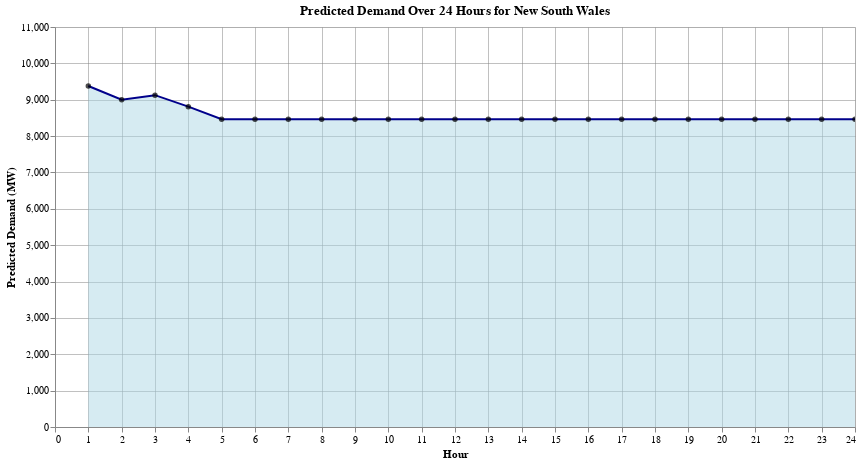

This figure's notebook cell:
### Markdown cell above
### I. Predictions for New South Wales

### Code cell
# Weather-related features for prediction

# in mm (IQR: 0.2mm-0mm)
Precipitation = 0.5

# as a percentage % (IQR: 79%-52%)
RelativeHumidity = 65

# in degrees C (IQR: 23°C-15°C)
AirTemperature = 17

# in degrees C (IQR: 17°C-10°C)
WetBulbTemperature = 14

# in degrees C (IQR: 15°C-6°C)
DewTemperature = 10

# in hPa (hectopascals) (IQR: 1021 hPa-1012 hPa)
SeaPressure = 1010

# in hPa (hectopascals) (IQR: 1018 hPa-1008 hPa)
StationPressure = 950

# Seasoanl and Temporal related features for prediction
Month = 7
Day = 14
Hour = 19
DayOfYear = 197

# Season encoded in to 4 categories 
# Summer from December to February, Autumn from March to May, Winter from June to August, and Spring from September to November 
Season_Autumn = 0
Season_Spring = 0
Season_Summer = 0
Season_Winter = 1

# Time of the day encoded in to 4 categories. 
# The times of the day are categorized as Morning (05–12), Afternoon (12–17), Evening (17–21), and Night (21–05) in 24-hour time
TimeOfDay_Afternoon = 0
TimeOfDay_Evening = 1
TimeOfDay_Morning = 0
TimeOfDay_Night = 0

# If the corresponding day is a weekend:IsWeekend_False= 0, IsWeekend_True = 1
# If the corresponding day is a weekday:IsWeekend_False= 1, IsWeekend_True = 0
IsWeekend_False = 0
IsWeekend_True = 1

nsw_predicted_demand_df = predict_demand_for_region(Precipitation, RelativeHumidity, AirTemperature, WetBulbTemperature, DewTemperature,
                                                    SeaPressure, StationPressure, Month, Day, DayOfYear, Hour,
                                                    Season_Autumn, Season_Spring, Season_Summer, Season_Winter,
                                                    TimeOfDay_Afternoon, TimeOfDay_Evening, TimeOfDay_Morning, TimeOfDay_Night,
                                                    IsWeekend_False, IsWeekend_True, nsw_model)

nsw_interactive_plot = create_interactive_demand_plot(nsw_predicted_demand_df, 'New South Wales')
nsw_interactive_plot.save('nsw_interactive_plot.html',embed_options={'render':'svg','actions':False})
nsw_interactive_plot

### Figure 1 — Vega-Lite specification as saved in the notebook (floating-point values rounded to 4 significant figures)
{"config": {"view": {"continuousWidth": 300, "continuousHeight": 300}}, "layer": [{"mark": {"type": "area", "color": "lightblue", "line": {"color": "darkblue"}, "opacity": 0.5}, "encoding": {"tooltip": [{"field": "Hour", "type": "quantitative"}, {"field": "Predicted Demand", "format": ".3f", "title": "Predicted Demand (MW)", "type": "quantitative"}, {"field": "Cumulative Demand", "format": ".3f", "title": "Predicted Total Demand (MW)", "type": "quantitative"}, {"field": "Average Hourly Demand", "format": ".3f", "title": "Predicted Average Demand per Hour (MW)", "type": "quantitative"}], "x": {"axis": {"grid": true, "gridColor": "gray", "gridWidth": 0.5, "title": "Hour"}, "field": "Hour", "scale": {"domain": [0, 24]}, "type": "quantitative"}, "y": {"axis": {"grid": true, "gridColor": "gray", "gridWidth": 0.5, "title": "Predicted Demand (MW)"}, "field": "Predicted Demand", "scale": {"domain": [0, 11000]}, "type": "quantitative"}}, "name": "view_2", "title": "Predicted Demand Over 24 Hours for New South Wales"}, {"mark": {"type": "circle", "color": "black"}, "encoding": {"tooltip": [{"field": "Hour", "type": "quantitative"}, {"field": "Predicted Demand", "format": ".3f", "title": "Predicted Demand (MW)", "type": "quantitative"}, {"field": "Cumulative Demand", "format": ".3f", "title": "Total Predicted Demand (MW)", "type": "quantitative"}, {"field": "Average Hourly Demand", "format": ".3f", "title": "Average Hourly Demand (MW)", "type": "quantitative"}], "x": {"field": "Hour", "type": "quantitative"}, "y": {"field": "Predicted Demand", "type": "quantitative"}}, "title": "Predicted Demand Over 24 Hours for New South Wales"}], "data": {"name": "data-e622752c2f1ebd9f98ebbc95e91f0bea"}, "height": 400, "params": [{"name": "param_2", "select": {"type": "interval", "encodings": ["x", "y"]}, "bind": "scales", "views": ["view_2"]}], "width": 800, "$schema": "https://vega.github.io/schema/vega-lite/v5.17.0.json", "datasets": {"data-e622752c2f1ebd9f98ebbc95e91f0bea": [{"Hour": 1, "Predicted Demand": 9377.0, "Cumulative Demand": 9377.0, "Average Hourly Demand": 9377.0}, {"Hour": 2, "Predicted Demand": 8999.0, "Cumulative Demand": 18380.0, "Average Hourly Demand": 9188.0}, {"Hour": 3, "Predicted Demand": 9126.0, "Cumulative Demand": 27500.0, "Average Hourly Demand": 9167.0}, {"Hour": 4, "Predicted Demand": 8810.0, "Cumulative Demand": 36310.0, "Average Hourly Demand": 9078.0}, {"Hour": 5, "Predicted Demand": 8466.0, "Cumulative Demand": 44780.0, "Average Hourly Demand": 8956.0}, {"Hour": 6, "Predicted Demand": 8466.0, "Cumulative Demand": 53240.0, "Average Hourly Demand": 8874.0}, {"Hour": 7, "Predicted Demand": 8466.0, "Cumulative Demand": 61710.0, "Average Hourly Demand": 8816.0}, {"Hour": 8, "Predicted Demand": 8466.0, "Cumulative Demand": 70180.0, "Average Hourly Demand": 8772.0}, {"Hour": 9, "Predicted Demand": 8466.0, "Cumulative Demand": 78640.0, "Average Hourly Demand": 8738.0}, {"Hour": 10, "Predicted Demand": 8466.0, "Cumulative Demand": 87110.0, "Average Hourly Demand": 8711.0}, {"Hour": 11, "Predicted Demand": 8466.0, "Cumulative Demand": 95580.0, "Average Hourly Demand": 8689.0}, {"Hour": 12, "Predicted Demand": 8466.0, "Cumulative Demand": 104000.0, "Average Hourly Demand": 8670.0}, {"Hour": 13, "Predicted Demand": 8466.0, "Cumulative Demand": 112500.0, "Average Hourly Demand": 8654.0}, {"Hour": 14, "Predicted Demand": 8466.0, "Cumulative Demand": 121000.0, "Average Hourly Demand": 8641.0}, {"Hour": 15, "Predicted Demand": 8466.0, "Cumulative Demand": 129400.0, "Average Hourly Demand": 8629.0}, {"Hour": 16, "Predicted Demand": 8466.0, "Cumulative Demand": 137900.0, "Average Hourly Demand": 8619.0}, {"Hour": 17, "Predicted Demand": 8466.0, "Cumulative Demand": 146400.0, "Average Hourly Demand": 8610.0}, {"Hour": 18, "Predicted Demand": 8466.0, "Cumulative Demand": 154800.0, "Average Hourly Demand": 8602.0}, {"Hour": 19, "Predicted Demand": 8466.0, "Cumulative Demand": 163300.0, "Average Hourly Demand": 8595.0}, {"Hour": 20, "Predicted Demand": 8466.0, "Cumulative Demand": 171800.0, "Average Hourly Demand": 8589.0}, {"Hour": 21, "Predicted Demand": 8466.0, "Cumulative Demand": 180200.0, "Average Hourly Demand": 8583.0}, {"Hour": 22, "Predicted Demand": 8466.0, "Cumulative Demand": 188700.0, "Average Hourly Demand": 8577.0}, {"Hour": 23, "Predicted Demand": 8466.0, "Cumulative Demand": 197200.0, "Average Hourly Demand": 8573.0}, {"Hour": 24, "Predicted Demand": 8466.0, "Cumulative Demand": 205600.0, "Average Hourly Demand": 8568.0}]}}
